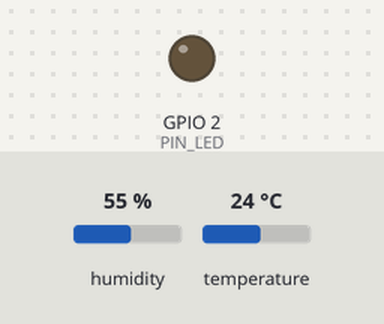
Bench run of a sketch on a simulated ESP32. Shown: output pins drawn as LEDs (lit = HIGH). Inputs (shaded band) come from the test bench; at power-on: temperature 24 °C, humidity 55 %. WiFi joins after 1.5 s; servers stay silent unless stated; what the sketch prints to the serial monitor is not drawn.

Above: at 2.7 s.
2.8 s: temperature set to 12 °C
At 4.1 s:
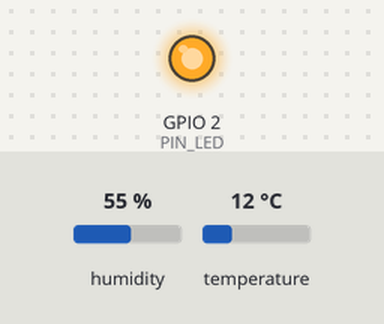
4.7 s: temperature set to 28 °C
At 5.6 s:
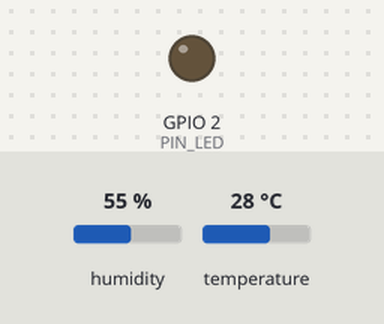
6.7 s: temperature set to 27.5 °C
At 8.0 s:
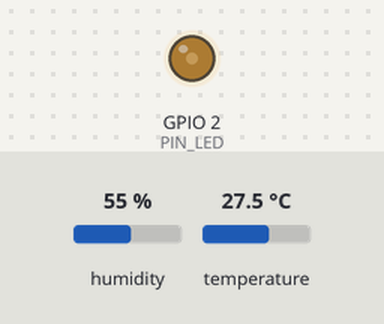
9.7 s: temperature set to 19 °C
At 10.7 s:
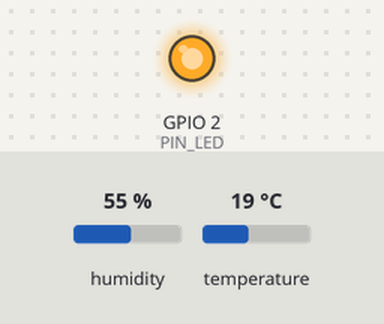
Timing chart, 0 to 12.7 s (numbered marks = the images above; inputs shaded):
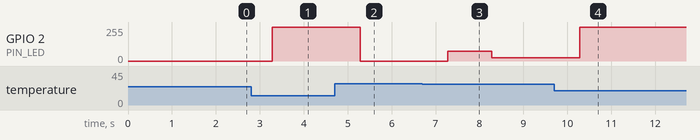

The sketch:

Termostat_WWW.ino
```cpp
#include <WiFi.h>
#include <WebServer.h>
#include <Wire.h>
#include <OneWire.h>
#include <DallasTemperature.h>
#include <Adafruit_BME280.h>

const char* ssid = "Nazwa_WiFi";
const char* password = "Hasło_WiFi";
WebServer server(80);

#define PIN_DS18B20 4
#define PIN_LED 2 // Wyjście PWM grzałki
#define I2C_SDA 21
#define I2C_SCL 22

// Konfiguracja PWM dla ESP32 Core 3.x
const int pwmFreq = 5000;
const int pwmResolution = 8;

OneWire oneWire(PIN_DS18B20);
DallasTemperature sensors(&oneWire);
Adafruit_BME280 bmp;

// Parametry PD
float setpoint = 28.0;
float KP = 50.0;
float KD = 100.0;

// Zmienne do podglądu dydaktycznego
float currentError = 0.0;
float errorP = 0.0;
float errorD = 0.0;
float previousTemp = 0.0;
int pwmOutput = 0;

float currentTemp = 0.0;
float currentHum = 0.0;

void handleRoot() {
    String html = "<!DOCTYPE html><html><head><meta charset='UTF-8'>";
    html += "<meta http-equiv='refresh' content='1'>";
    html += "<title>Dydaktyczny Termostat PD</title>";
    html += "<style>body { font-family: sans-serif; margin: 20px; }";
    html += ".box { border: 1px solid #ccc; padding: 15px; margin-top: 10px; background: #f9f9f9; }</style>";
    html += "</head><body>";

    html += "<h1>Węzeł IoT: Termostat PD</h1>";

    html += "<div class='box'><b>Odczyty środowiskowe:</b><br>";
    html += "Temperatura (DS18B20): <b>" + String(currentTemp, 2) + " &deg;C</b><br>";
    html += "Wilgotność (BME280): <b>" + String(currentHum, 1) + " %</b></div>";

    html += "<div class='box'><b>Parametry Regulatora PD:</b><br>";
    html += "Wartość zadana (Setpoint): <b>" + String(setpoint, 1) + " &deg;C</b> (KP=" + String(KP,0) + ", KD=" + String(KD,0) + ")<br>";
    html += "Uchyb bieżący (Error): <b>" + String(currentError, 2) + " &deg;C</b><br>";
    html += "Człon Proporcjonalny (<b>errorP</b>): <b>" + String(errorP, 2) + "</b><br>";
    html += "Człon Różniczkowy (<b>errorD</b>): <b>" + String(errorD, 2) + "</b></div>";

    html += "<div class='box'><b>Wysterowanie wyjścia:</b><br>";
    html += "Suma poprawek (korekta): <b>" + String(errorP + errorD, 2) + "</b><br>";
    html += "Wyjście PWM Grzałki (0-255): <b style='color: red;'>" + String(pwmOutput) + "</b></div>";

    html += "</body></html>";

    server.send(200, "text/html", html);
}

void setup() {
    Serial.begin(115200);

    // Nowe API LEDC
    ledcAttach(PIN_LED, pwmFreq, pwmResolution);

    sensors.begin();
    Wire.begin(I2C_SDA, I2C_SCL);
    bmp.begin(0x76, &Wire);

    WiFi.begin(ssid, password);
    while (WiFi.status() != WL_CONNECTED) {
        delay(500);
        Serial.print(".");
    }
    Serial.println("\nIP: http://" + WiFi.localIP().toString());

    server.on("/", handleRoot);
    server.begin();
}

void loop() {
    server.handleClient();

    static unsigned long lastTime = 0;
    unsigned long now = millis();

    // Regulacja co 1 sekundę
    if (now - lastTime >= 1000) {
        sensors.requestTemperatures();
        currentTemp = sensors.getTempCByIndex(0);
        currentHum = bmp.readHumidity();

        // Algorytm PD
        currentError = setpoint - currentTemp;
        errorP = currentError * KP;

        // Człon D na podstawie zmiany zmiennej procesowej (temperatury)
        // Zwróć uwagę na kolejność: previousTemp - currentTemp
        errorD = (previousTemp - currentTemp) * KD;

        float korekta = errorP + errorD;
        previousTemp = currentTemp; // Zapisujemy czystą temperaturę do kolejnego cyklu

        pwmOutput = (int)korekta;
        if (pwmOutput > 255) pwmOutput = 255;
        if (pwmOutput < 0) pwmOutput = 0;

        // (Zgodnie z ESP-IDF docelowo ledc_set_duty i ledc_update_duty,
        // ale w API Arduino dla ESP32 poniższe wystarczy na laby)
        ledcWrite(PIN_LED, pwmOutput);

        ledcWrite(PIN_LED, pwmOutput);

        // Logowanie do Serial Monitora
        Serial.print("T: "); Serial.print(currentTemp);
        Serial.print(" | Err: "); Serial.print(currentError);
        Serial.print(" | P: "); Serial.print(errorP);
        Serial.print(" | D: "); Serial.print(errorD);
        Serial.print(" | PWM: "); Serial.println(pwmOutput);

        lastTime = now;
    }
}
```

Measured:
- the behaviour switches between 28 and 27.9 °C on temperature (found by bisection; images 2 and 3)
- after the input at 2.8 s, GPIO 2 (PIN_LED): 0/255 → 255/255 after 0.48 s
- after the input at 4.7 s, GPIO 2 (PIN_LED): 255/255 → 0/255 after 0.58 s
- after the input at 6.7 s, GPIO 2 (PIN_LED): 0/255 → 75/255 after 0.58 s, → 25/255 1.0 s later
- after the input at 9.7 s, GPIO 2 (PIN_LED): 25/255 → 255/255 after 0.58 s
